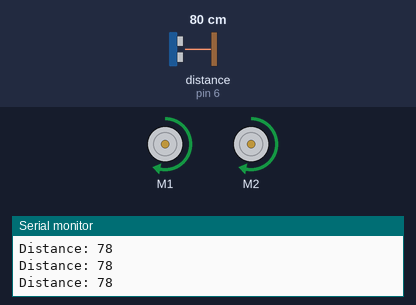
A sketch run on a simulated Arduino Uno, built with avr-gcc and run on an emulated ATmega328P. On the bench: 2 × DC motor (green arrow = forward, orange = backward, longer = faster), the last lines printed to the serial monitor. Wiring (inferred from the names in the program): ultrasonic range finder: trigger pin 5; echo pin 6. Inputs (shaded band) come from the test bench; at power-on: distance to the obstacle (sensor on pin 6) 80 cm. The echo pulse lasts 58.3 µs per cm.

Above: at 1.2 s.
1.3 s: distance to the obstacle (sensor on pin 6) set to 25 cm
2.8 s: distance to the obstacle (sensor on pin 6) set to 19 cm
At 3.2 s:
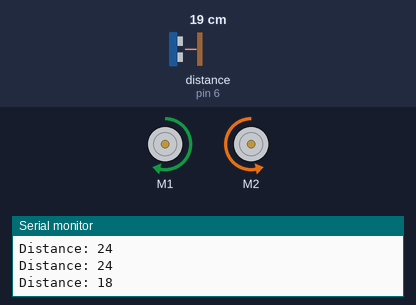
4.3 s: distance to the obstacle (sensor on pin 6) set to 250 cm
At 5.0 s:
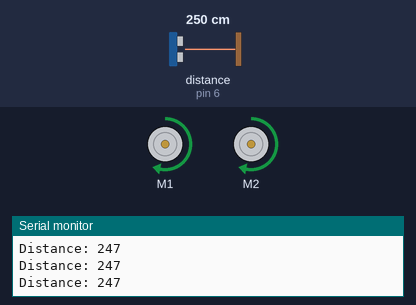
5.8 s: distance to the obstacle (sensor on pin 6) set to 2 cm
At 6.4 s:
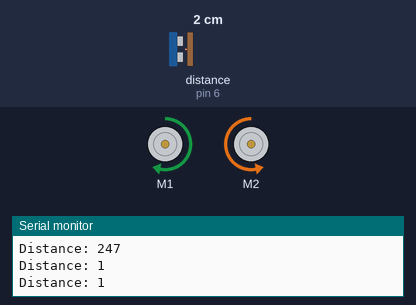
Timing chart, 0 to 8.3 s (numbered marks = the images above; inputs shaded):
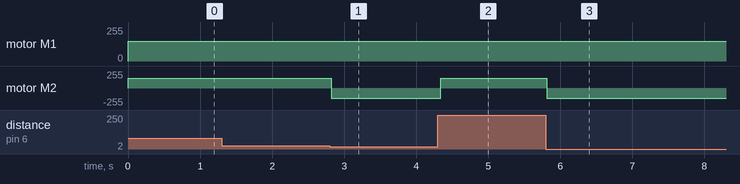

Measured:
- the behaviour switches between 22 and 21 cm on distance to the obstacle (sensor on pin 6) (found by bisection; images 0 and 1)
- after the input at 2.8 s, motor M2: forward 150/255 → backward 150/255 at once
- after the input at 4.3 s, motor M2: backward 150/255 → forward 150/255 at once
- after the input at 5.8 s, motor M2: forward 150/255 → backward 150/255 at once

The sketch:

06_obstacle_avoiding.ino
```cpp
#include <AFMotor.h>

AF_DCMotor Lmotor(1);
AF_DCMotor Rmotor(2);

int trig = 5;
int echo = 6;
int distance;
long duration;

void setup() {

  Serial.begin(9600);

  Lmotor.setSpeed(150);
  Rmotor.setSpeed(150);
  Lmotor.run(RELEASE);
  Rmotor.run(RELEASE);

  pinMode(trig, OUTPUT);
  pinMode(echo, INPUT);

}

void loop() {

  // - - - USING IF STATEMENT - - -
  checkDistance();

  if(distance > 20) {
    moveRobot("forward");
  }
  else {
    moveRobot("right");
    delay(500);
  }


  // - - - USING WHILE LOOP - - -
  /*

  while(distance>20) {
    moveRobot("forward");
    checkDistance();
  }

  moveRobot("right");
  delay(500);

  */

}

void checkDistance() {
  digitalWrite(trig, HIGH);
  delayMicroseconds(10);
  digitalWrite(trig, LOW);

  duration = pulseIn(echo, HIGH);
  distance = 0.034 * duration / 2;

  Serial.print("Distance: "); Serial.println(distance);
}

void moveRobot(String d) {

  if(d=="forward") {
    Lmotor.run(FORWARD);
    Rmotor.run(FORWARD);
  }
  else if(d=="backward") {
    Lmotor.run(BACKWARD);
    Rmotor.run(BACKWARD);
  }
  else if(d=="right") {
    Lmotor.run(FORWARD);
    Rmotor.run(BACKWARD);
  }
  else if(d=="left") {
    Lmotor.run(BACKWARD);
    Rmotor.run(FORWARD);
  }
  else if(d=="stop") {
    Lmotor.run(RELEASE);
    Rmotor.run(RELEASE);
  }
}
```
